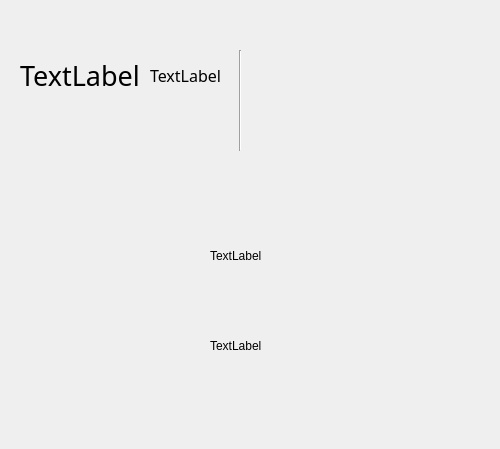
<?xml version="1.0" encoding="UTF-8"?>
<ui version="4.0">
 <class>Form</class>
 <widget class="QWidget" name="Form">
  <property name="geometry">
   <rect>
    <x>0</x>
    <y>0</y>
    <width>500</width>
    <height>449</height>
   </rect>
  </property>
  <property name="windowTitle">
   <string>Form</string>
  </property>
  <widget class="Line" name="line">
   <property name="geometry">
    <rect>
     <x>230</x>
     <y>50</y>
     <width>20</width>
     <height>101</height>
    </rect>
   </property>
   <property name="orientation">
    <enum>Qt::Vertical</enum>
   </property>
  </widget>
  <widget class="QLabel" name="label">
   <property name="geometry">
    <rect>
     <x>210</x>
     <y>250</y>
     <width>54</width>
     <height>12</height>
    </rect>
   </property>
   <property name="text">
    <string>TextLabel</string>
   </property>
  </widget>
  <widget class="QLabel" name="label_2">
   <property name="geometry">
    <rect>
     <x>210</x>
     <y>340</y>
     <width>54</width>
     <height>12</height>
    </rect>
   </property>
   <property name="text">
    <string>TextLabel</string>
   </property>
  </widget>
  <widget class="QLabel" name="label_3">
   <property name="geometry">
    <rect>
     <x>20</x>
     <y>60</y>
     <width>121</width>
     <height>31</height>
    </rect>
   </property>
   <property name="font">
    <font>
     <family>宋体</family>
     <pointsize>20</pointsize>
    </font>
   </property>
   <property name="text">
    <string>TextLabel</string>
   </property>
  </widget>
  <widget class="QLabel" name="label_4">
   <property name="geometry">
    <rect>
     <x>150</x>
     <y>60</y>
     <width>81</width>
     <height>31</height>
    </rect>
   </property>
   <property name="font">
    <font>
     <family>宋体</family>
     <pointsize>12</pointsize>
    </font>
   </property>
   <property name="text">
    <string>TextLabel</string>
   </property>
  </widget>
 </widget>
 <resources/>
 <connections/>
</ui>
